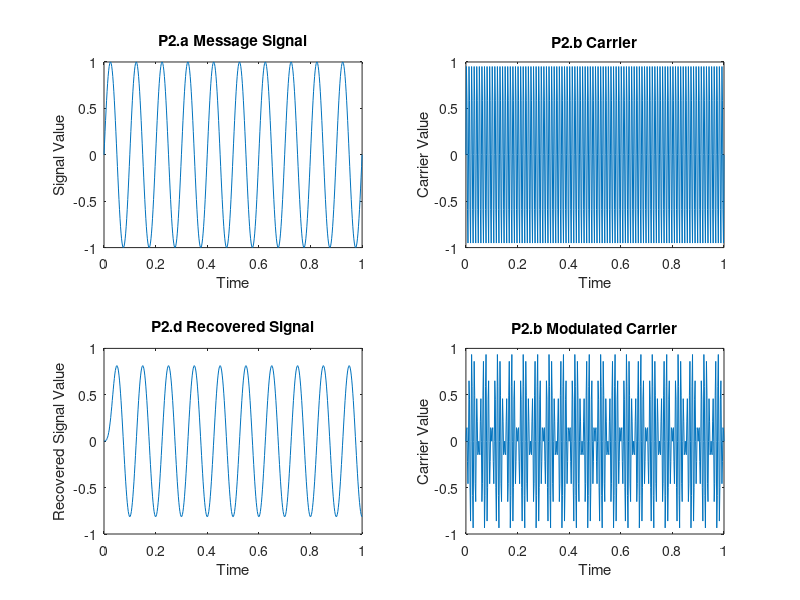
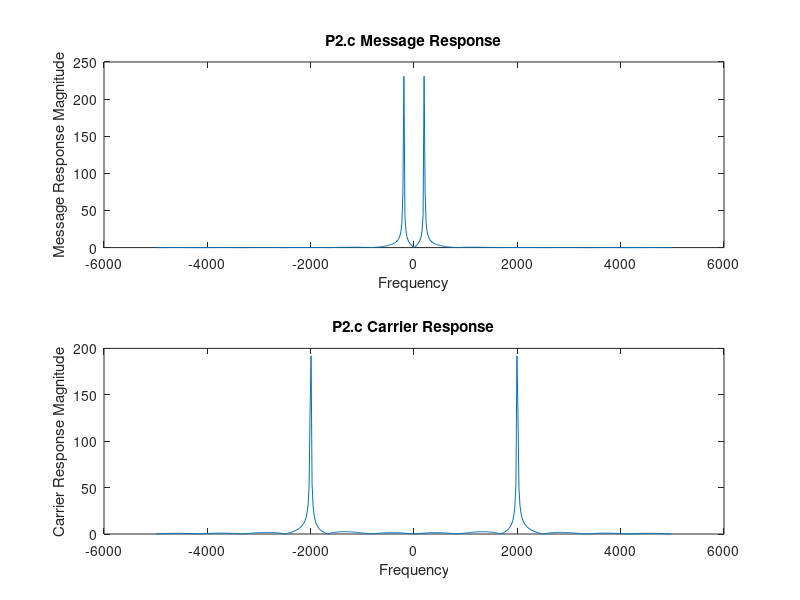

MATLAB code for these plots, in order:
% Lab 05 - Problem 2
% EE384
% Christopher Bero

% P2.a
sfs=500;
fs=10;
t=0:(1/sfs):1;
sig=sin(2*pi*t*fs);
fig1=figure();
subplot(2,2,1);
plot(t,sig);
title('P2.a Message Signal');
xlabel('Time');
ylabel('Signal Value');


% P2.b
% No ammod available on R2012
% Procedure gathered from http://www.mathworks.com/matlabcentral/fileexchange/34590-amplitude-modulation-matlab-code
cfs=100;
carrier=sin(2*pi*t*cfs);
carrier_mod=sig.*carrier;
figure(fig1);
subplot(2,2,2);
plot(t,carrier);
title('P2.b Carrier');
xlabel('Time');
ylabel('Carrier Value');
subplot(2,2,4);
plot(t,carrier_mod);
title('P2.b Modulated Carrier');
xlabel('Time');
ylabel('Carrier Value');

% P2.c
% Plot the frequency spectrum of message and modulated signals
% What are the differences between the two plots?
samples=length(t);
fl=2^ceil(log2(samples));
bins=(-fl/2:fl/2-1)/(fl*1.e-4);

sig_resp=fftshift(fft(sig,fl));
carrier_resp=fftshift(fft(carrier,fl));

fig2=figure();
subplot(2,1,1);
plot(bins,abs(sig_resp));
title('P2.c Message Response');
xlabel('Frequency');
ylabel('Message Response Magnitude');

subplot(2,1,2);
plot(bins,abs(carrier_resp));
title('P2.c Carrier Response');
xlabel('Frequency');
ylabel('Carrier Response Magnitude');

% The message plot shows our signal at low frequencies,
% while the carrier shows the same signal shifted and mirrored at
% a higher frequency

% P2.d
% No amdemod available
% Demodulate the modified signal and plot
% Compare result to plot of message signal
figure(fig1);
dem=2*carrier_mod.*carrier;
a=fir1(25,100*1.e-4);
b=1;
rec=filter(a,b,dem);
subplot(2,2,3);
plot(t,rec);
title('P2.d Recovered Signal');
xlabel('Time');
ylabel('Recovered Signal Value');
